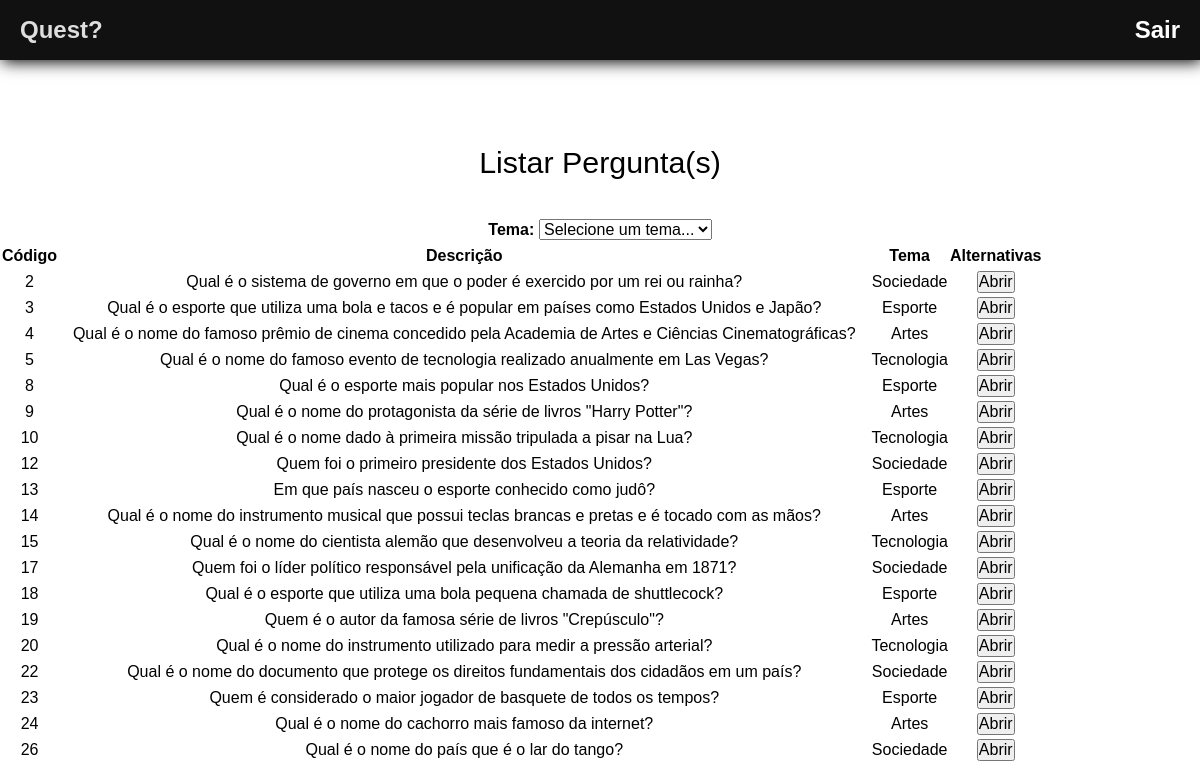
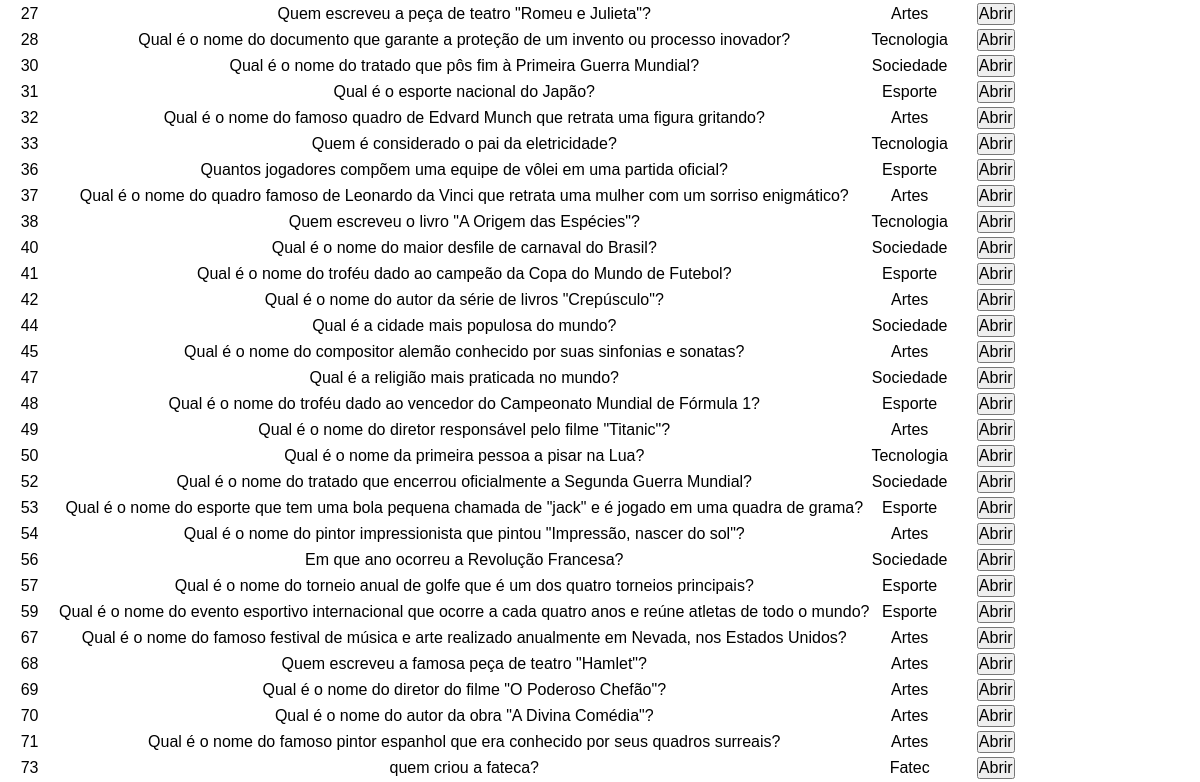
Before: /sistema/mostrarPergunta.php with the older database file (2 pictures, top to bottom).
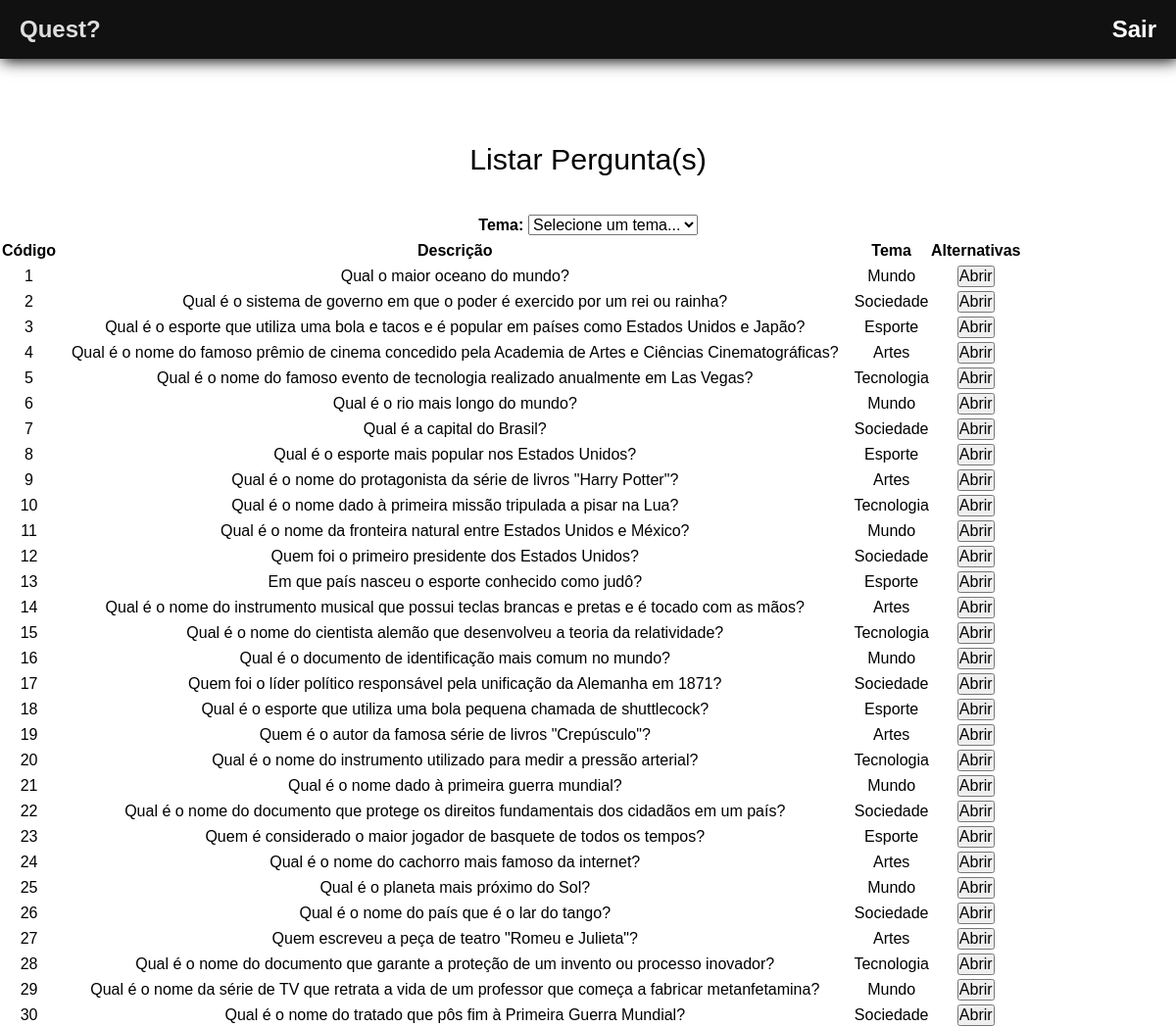
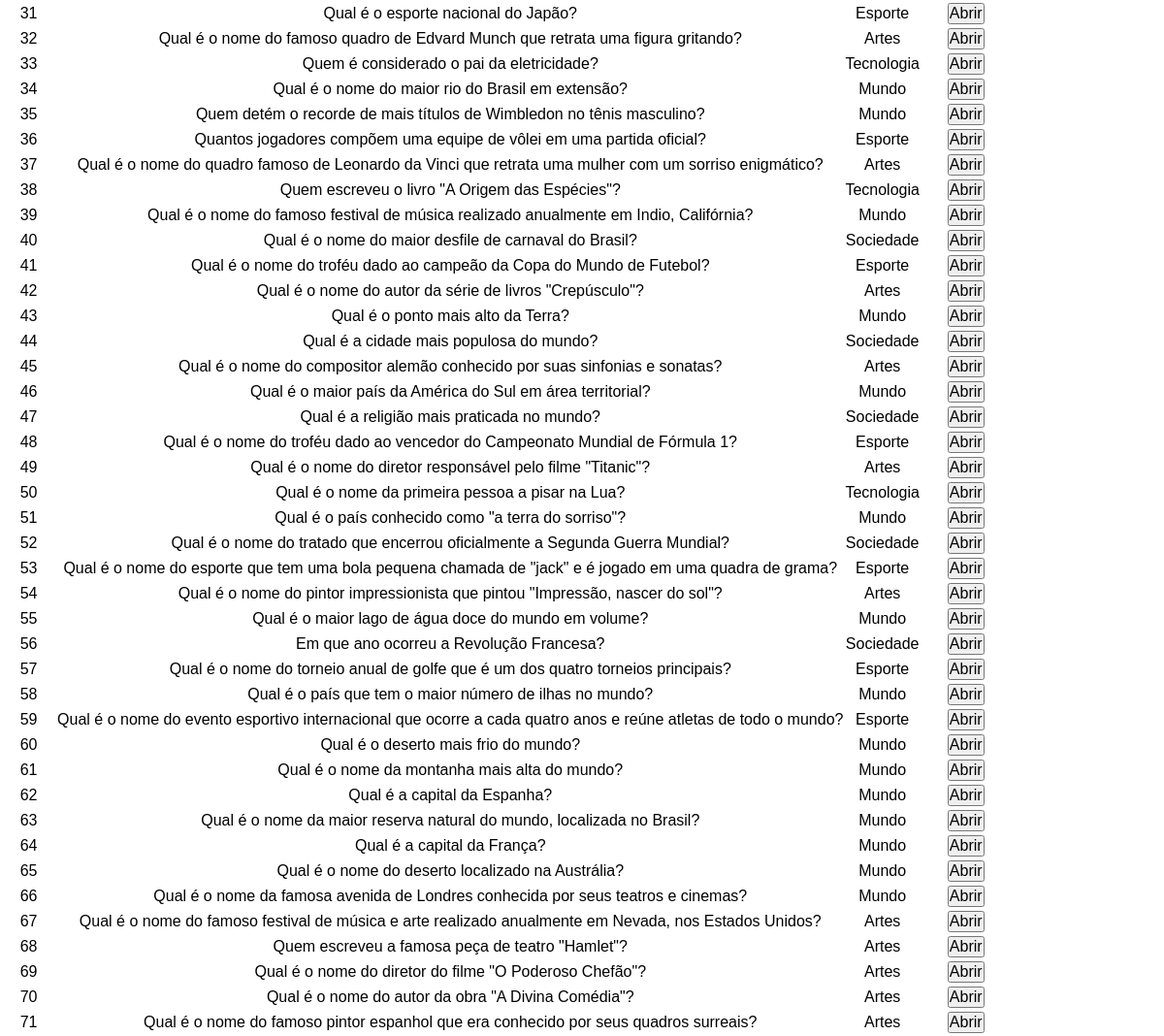
After: the same page with the newer database file (2 pictures, top to bottom).
### tables this page shows
CREATE TABLE pergunta(
    id_pergunta INTEGER PRIMARY KEY AUTOINCREMENT,
    desc_pergunta VARCHAR(200),
    id_tema_pergunta INTEGER,
    id_alternativa_pergunta INTEGER
);

CREATE TABLE tema (
    id_tema INTEGER  PRIMARY KEY AUTOINCREMENT,
    desc_tema VARCHAR(255) NOT NULL
);

### sistema/mostrarPergunta.php (the view, shortened to what this page needs)
<?php
    include_once("templates/header.php");
?>
    <legend>Listar Pergunta(s)</legend>
                    <label class="fa__labels" for="select-theme">Tema:</label>
                    <?php
                        $tema = 0;
                        echo '<select name="tema"
                            onchange="this.options[this.selectedIndex].value &&
                                (window.location = this.options[this.selectedIndex].value);"
                        >';
                        echo "<option value='mostrarPergunta.php'>Selecione um tema...</option>";
                        echo "</select>";
                    ?>
<table>
    <thead>
        <tr>
            <th>Código</th>
            <th>Descrição</th>
            <th>Tema</th>
            <th>Alternativas</th>
        </tr>
    </thead>
    <tbody>
    <?php
        include "connection.php";
        if($tema != 0){
            $sqlPergunta = "SELECT id_pergunta,desc_pergunta,desc_tema,id_alternativa_pergunta
         FROM pergunta
         INNER JOIN tema ON pergunta.id_tema_pergunta = tema.id_tema
         WHERE pergunta.id_tema_pergunta = $tema;";
        }else{
            $sqlPergunta = "SELECT id_pergunta,desc_pergunta,desc_tema,id_alternativa_pergunta
         FROM pergunta
         INNER JOIN tema ON pergunta.id_tema_pergunta = tema.id_tema;";
        }
        $resSqlPergunta = $db->query($sqlPergunta);
        while($dadosPergunta = $resSqlPergunta->fetchArray())
        {
            echo "<tr>";
            echo "<td>$dadosPergunta[0]</td>";
            echo "<td>$dadosPergunta[1]</td>";
            echo "<td>$dadosPergunta[2]</td>";
            echo "<td><input type='button' id='$dadosPergunta[0]' onclick=mostrarPopUpAlternativas(this.id) value='Abrir'></td>";
            echo "</tr>";
        }
    ?>
    </tbody>
</table>
<?php
    include_once("templates/footer.php");
?>

Changed rows visible on the page:
removed pergunta: id_pergunta "73", desc_pergunta "quem criou a fateca?", tema.desc_tema "Fatec"
added pergunta: id_pergunta "1", desc_pergunta "Qual o maior oceano do mundo?", tema.desc_tema "Mundo"
added pergunta: id_pergunta "6", desc_pergunta "Qual é o rio mais longo do mundo?", tema.desc_tema "Mundo"
added pergunta: id_pergunta "7", desc_pergunta "Qual é a capital do Brasil?", tema.desc_tema "Sociedade"
added pergunta: id_pergunta "11", desc_pergunta "Qual é o nome da fronteira natural entre Estados Unidos e México?", tema.desc_tema "Mundo"
added pergunta: id_pergunta "16", desc_pergunta "Qual é o documento de identificação mais comum no mundo?", tema.desc_tema "Mundo"
added pergunta: id_pergunta "21", desc_pergunta "Qual é o nome dado à primeira guerra mundial?", tema.desc_tema "Mundo"
added pergunta: id_pergunta "25", desc_pergunta "Qual é o planeta mais próximo do Sol?", tema.desc_tema "Mundo"
added pergunta: id_pergunta "29", desc_pergunta "Qual é o nome da série de TV que retrata a vida de um professor que começa a fabricar metanfetamina?", tema.desc_tema "Mundo"
added pergunta: id_pergunta "34", desc_pergunta "Qual é o nome do maior rio do Brasil em extensão?", tema.desc_tema "Mundo"
added pergunta: id_pergunta "35", desc_pergunta "Quem detém o recorde de mais títulos de Wimbledon no tênis masculino?", tema.desc_tema "Mundo"
added pergunta: id_pergunta "39", desc_pergunta "Qual é o nome do famoso festival de música realizado anualmente em Indio, Califórnia?", tema.desc_tema "Mundo"
added pergunta: id_pergunta "43", desc_pergunta "Qual é o ponto mais alto da Terra?", tema.desc_tema "Mundo"
added pergunta: id_pergunta "46", desc_pergunta "Qual é o maior país da América do Sul em área territorial?", tema.desc_tema "Mundo"
added pergunta: id_pergunta "51", desc_pergunta "Qual é o país conhecido como \"a terra do sorriso\"?", tema.desc_tema "Mundo"
added pergunta: id_pergunta "55", desc_pergunta "Qual é o maior lago de água doce do mundo em volume?", tema.desc_tema "Mundo"
added pergunta: id_pergunta "58", desc_pergunta "Qual é o país que tem o maior número de ilhas no mundo?", tema.desc_tema "Mundo"
added pergunta: id_pergunta "60", desc_pergunta "Qual é o deserto mais frio do mundo?", tema.desc_tema "Mundo"
added pergunta: id_pergunta "61", desc_pergunta "Qual é o nome da montanha mais alta do mundo?", tema.desc_tema "Mundo"
added pergunta: id_pergunta "62", desc_pergunta "Qual é a capital da Espanha?", tema.desc_tema "Mundo"
added pergunta: id_pergunta "63", desc_pergunta "Qual é o nome da maior reserva natural do mundo, localizada no Brasil?", tema.desc_tema "Mundo"
added pergunta: id_pergunta "64", desc_pergunta "Qual é a capital da França?", tema.desc_tema "Mundo"
added pergunta: id_pergunta "65", desc_pergunta "Qual é o nome do deserto localizado na Austrália?", tema.desc_tema "Mundo"
added pergunta: id_pergunta "66", desc_pergunta "Qual é o nome da famosa avenida de Londres conhecida por seus teatros e cinemas?", tema.desc_tema "Mundo"
